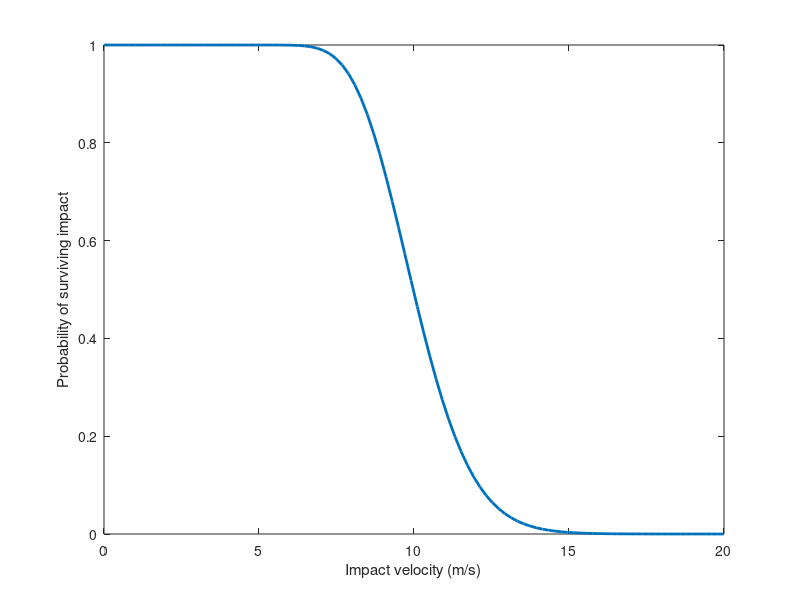

Here is the MATLAB script that generated this plot: (Note: this script raises an error after producing the figure.)
clear all
close all
v = linspace(0.01,20,100);
mu = 2.3;
sigma = 0.15;
thresh = 0.5 - 0.5 * erf((log(v) - mu) / (sqrt(2) * sigma));
plot(v,thresh, 'LineWidth',2)
ylabel('Probability of surviving impact')
xlabel('Impact velocity (m/s)')
fig = gcf;
fig.PaperUnits = 'inches';
fig.PaperPosition = [0 0 4.5 3];
print('../figures/survival','-depsc')